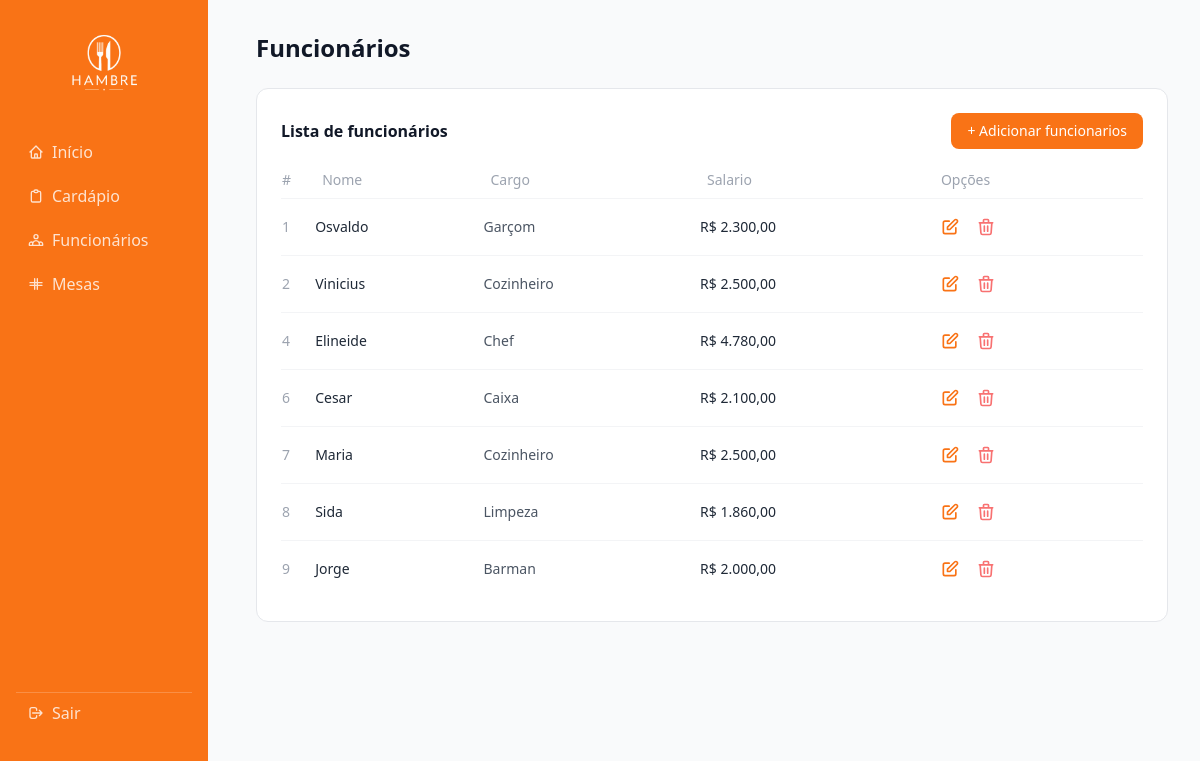
The page /funcionarios/index.php on the database as committed earlier.
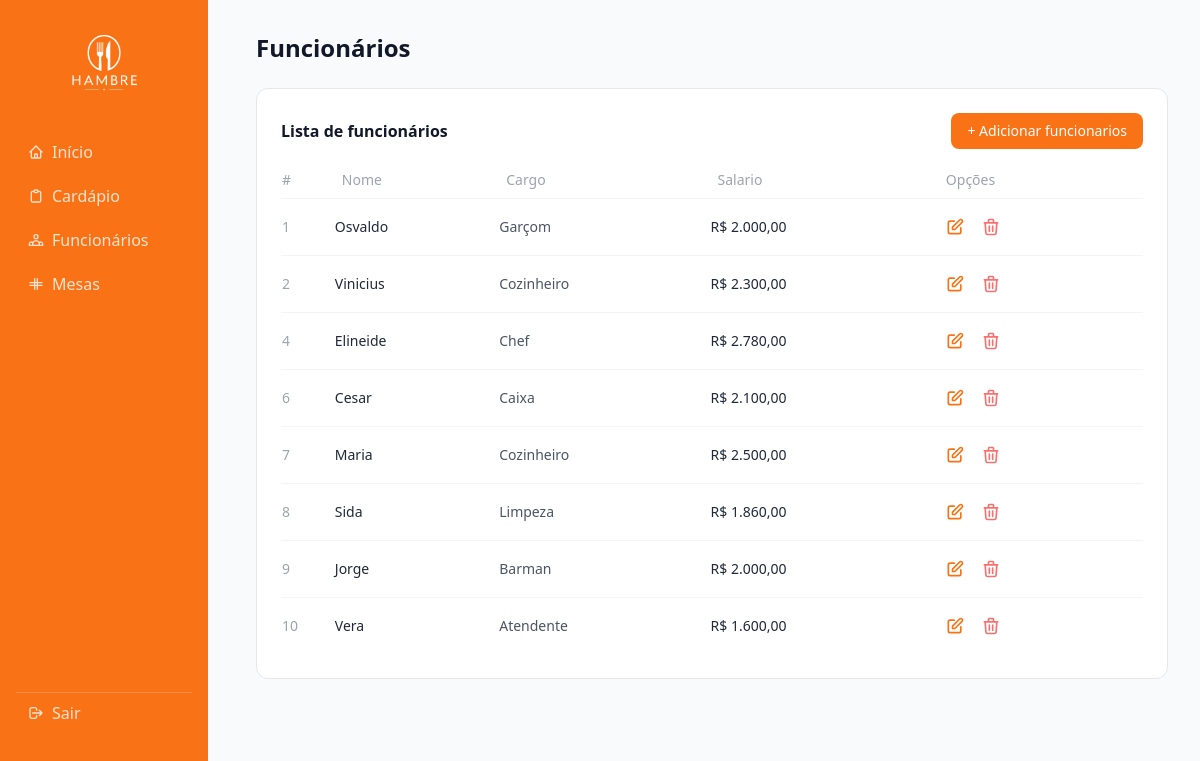
The same page on the database as committed later.
### tables this page shows
CREATE TABLE `funcionarios` (
  `id` int NOT NULL,
  `nome` varchar(100) DEFAULT NULL,
  `cargo` varchar(50) DEFAULT NULL,
  `salario` decimal(10,2) NOT NULL
);

### funcionarios/funcoes.php (called while the page is built, shortened)
<?php
function listarFuncionarios($con) {
    $stmt = $con->prepare("SELECT * FROM funcionarios");
    $stmt->execute();
    return $stmt->fetchAll(PDO::FETCH_OBJ);
}
?>

### funcionarios/index.php (the view)
<?php include '../sidebar.php'; ?>
<h1 class="text-2xl font-bold text-gray-900 mb-6">Funcionários</h1>
<div class="bg-white rounded-xl border border-gray-200 p-6">
    <div class="flex justify-between items-center mb-5">
        <h2 class="text-base font-semibold text-gray-900">Lista de funcionários</h2>
        <a href="inserir.php" class="bg-orange-500 hover:bg-orange-600 text-white text-sm px-4 py-2 rounded-lg transition">+ Adicionar funcionarios</a>
    </div>
    <table class="w-full text-sm">
        <thead>
            <tr class="text-left text-gray-400 border-b border-gray-100">
                <th class="pb-2 font-medium">#</th>
                <th class="pb-2 px-2 font-medium">Nome</th>
                <th class="pb-2 px-2 font-medium">Cargo</th>
                <th class="pb-2 px-2 font-medium">Salario</th>
                <th class="pb-2 px-2 font-medium">Opções</th>
            </tr>
        </thead>
        <tbody class="divide-y divide-gray-100">
            <?php
            require_once "funcoes.php";
            $funcionarios = listarFuncionarios($con);
            foreach($funcionarios as $f):?>
            <tr>
                <td class="py-3 text-gray-400"> <?php echo $f->id ?></td>
                <td class="py-3 text-gray-800 font-medium"><?php echo $f->nome ?></td>
                <td class="py-3 text-gray-600"><?php echo $f->cargo ?></td>
                <td class="py-3 text-gray-800 font-medium">R$ <?php echo number_format($f->salario, 2, ',', '.') ?></td>
                <td class="py-3">
                    <div class="flex gap-1">
                        <a href="editar.php?id=<?=  $f->id ?> " class="text-orange-500 hover:bg-orange-50 p-1.5 rounded-lg transition">
                            <svg xmlns="http://www.w3.org/2000/svg" class="w-5 h-5" fill="none" viewBox="0 0 24 24" stroke="currentColor" stroke-width="2">
                                <path stroke-linecap="round" stroke-linejoin="round" d="M11 5H6a2 2 0 00-2 2v11a2 2 0 002 2h11a2 2 0 002-2v-5m-1.414-9.414a2 2 0 112.828 2.828L11.828 15H9v-2.828l8.586-8.586z" />
                            </svg>
                        </a>
                        <a href="excluir.php?id=<?= $f->id ?>" class="text-red-400 hover:bg-red-50 p-1.5 rounded-lg transition" onclick="return confirm('Excluir este funcionário?')">
                            <svg xmlns="http://www.w3.org/2000/svg" class="w-5 h-5" fill="none" viewBox="0 0 24 24" stroke="currentColor" stroke-width="2">
                                <path stroke-linecap="round" stroke-linejoin="round" d="M19 7l-.867 12.142A2 2 0 0116.138 21H7.862a2 2 0 01-1.995-1.858L5 7m5 4v6m4-6v6m1-10V4a1 1 0 00-1-1h-4a1 1 0 00-1 1v3M4 7h16" />
                            </svg>
                        </a>
                    </div>
                </td>
            </tr>
            <?php endforeach;?>
        </tbody>
    </table>
</div>
</main>
</body>
</html>

Rows that differ between the two databases and show on the page:
changed funcionarios "Osvaldo": salario "2.300,00" → "2.000,00"
changed funcionarios "Vinicius": salario "2.500,00" → "2.300,00"
changed funcionarios "Elineide": salario "4.780,00" → "2.780,00"
added funcionarios: id "10", nome "Vera", cargo "Atendente", salario "1.600,00"
